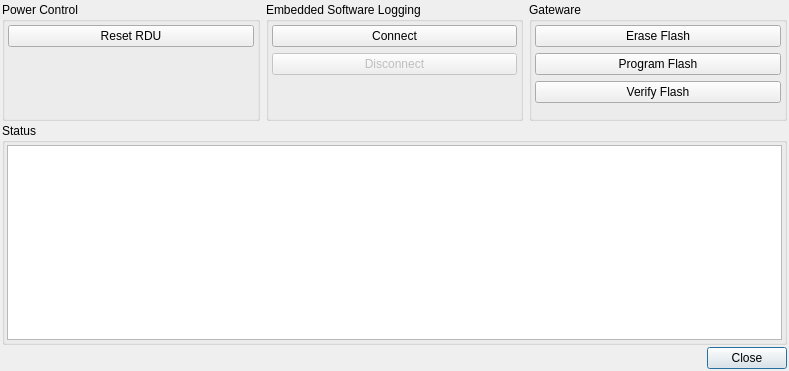
<?xml version="1.0" encoding="UTF-8"?>
<ui version="4.0">
 <class>Firmware</class>
 <widget class="QDialog" name="Firmware">
  <property name="geometry">
   <rect>
    <x>0</x>
    <y>0</y>
    <width>789</width>
    <height>371</height>
   </rect>
  </property>
  <property name="windowTitle">
   <string>Firmware Control</string>
  </property>
  <layout class="QGridLayout" name="gridLayout_2">
   <property name="leftMargin">
    <number>2</number>
   </property>
   <property name="topMargin">
    <number>2</number>
   </property>
   <property name="rightMargin">
    <number>2</number>
   </property>
   <property name="bottomMargin">
    <number>2</number>
   </property>
   <property name="spacing">
    <number>2</number>
   </property>
   <item row="3" column="0" colspan="4">
    <widget class="QDialogButtonBox" name="buttonBox">
     <property name="orientation">
      <enum>Qt::Horizontal</enum>
     </property>
     <property name="standardButtons">
      <set>QDialogButtonBox::Close</set>
     </property>
    </widget>
   </item>
   <item row="2" column="0" colspan="4">
    <widget class="QGroupBox" name="groupBox_2">
     <property name="sizePolicy">
      <sizepolicy hsizetype="Preferred" vsizetype="Expanding">
       <horstretch>0</horstretch>
       <verstretch>0</verstretch>
      </sizepolicy>
     </property>
     <property name="title">
      <string>Status</string>
     </property>
     <layout class="QGridLayout" name="gridLayout">
      <property name="leftMargin">
       <number>2</number>
      </property>
      <property name="topMargin">
       <number>2</number>
      </property>
      <property name="rightMargin">
       <number>2</number>
      </property>
      <property name="bottomMargin">
       <number>2</number>
      </property>
      <property name="spacing">
       <number>2</number>
      </property>
      <item row="0" column="0">
       <widget class="QPlainTextEdit" name="statusLog">
        <property name="font">
         <font>
          <family>Courier New</family>
         </font>
        </property>
        <property name="plainText">
         <string/>
        </property>
       </widget>
      </item>
     </layout>
    </widget>
   </item>
   <item row="1" column="0" colspan="4">
    <widget class="QWidget" name="widget" native="true">
     <property name="sizePolicy">
      <sizepolicy hsizetype="Preferred" vsizetype="Fixed">
       <horstretch>0</horstretch>
       <verstretch>0</verstretch>
      </sizepolicy>
     </property>
     <layout class="QHBoxLayout" name="horizontalLayout">
      <property name="spacing">
       <number>6</number>
      </property>
      <property name="leftMargin">
       <number>0</number>
      </property>
      <property name="topMargin">
       <number>0</number>
      </property>
      <property name="rightMargin">
       <number>0</number>
      </property>
      <property name="bottomMargin">
       <number>0</number>
      </property>
      <item>
       <widget class="QGroupBox" name="groupBox_4">
        <property name="title">
         <string>Power Control</string>
        </property>
        <layout class="QVBoxLayout" name="verticalLayout">
         <property name="spacing">
          <number>3</number>
         </property>
         <property name="leftMargin">
          <number>3</number>
         </property>
         <property name="topMargin">
          <number>3</number>
         </property>
         <property name="rightMargin">
          <number>3</number>
         </property>
         <property name="bottomMargin">
          <number>3</number>
         </property>
         <item>
          <widget class="QPushButton" name="reset">
           <property name="text">
            <string>Reset RDU</string>
           </property>
          </widget>
         </item>
         <item>
          <spacer name="verticalSpacer">
           <property name="orientation">
            <enum>Qt::Vertical</enum>
           </property>
           <property name="sizeHint" stdset="0">
            <size>
             <width>20</width>
             <height>40</height>
            </size>
           </property>
          </spacer>
         </item>
        </layout>
       </widget>
      </item>
      <item>
       <widget class="QGroupBox" name="groupBox_3">
        <property name="title">
         <string>Embedded Software Logging</string>
        </property>
        <layout class="QGridLayout" name="gridLayout_4">
         <property name="leftMargin">
          <number>3</number>
         </property>
         <property name="topMargin">
          <number>3</number>
         </property>
         <property name="rightMargin">
          <number>3</number>
         </property>
         <property name="bottomMargin">
          <number>3</number>
         </property>
         <item row="1" column="0">
          <widget class="QPushButton" name="log">
           <property name="text">
            <string>Connect</string>
           </property>
          </widget>
         </item>
         <item row="2" column="0">
          <widget class="QPushButton" name="pushButton">
           <property name="enabled">
            <bool>false</bool>
           </property>
           <property name="text">
            <string>Disconnect</string>
           </property>
          </widget>
         </item>
         <item row="3" column="0">
          <spacer name="verticalSpacer_2">
           <property name="orientation">
            <enum>Qt::Vertical</enum>
           </property>
           <property name="sizeHint" stdset="0">
            <size>
             <width>20</width>
             <height>40</height>
            </size>
           </property>
          </spacer>
         </item>
        </layout>
       </widget>
      </item>
      <item>
       <widget class="QGroupBox" name="groupBox">
        <property name="title">
         <string>Gateware</string>
        </property>
        <layout class="QGridLayout" name="gridLayout_3">
         <property name="leftMargin">
          <number>3</number>
         </property>
         <property name="topMargin">
          <number>3</number>
         </property>
         <property name="rightMargin">
          <number>3</number>
         </property>
         <property name="bottomMargin">
          <number>3</number>
         </property>
         <item row="2" column="0">
          <widget class="QPushButton" name="gateware_verify">
           <property name="text">
            <string>Verify Flash</string>
           </property>
          </widget>
         </item>
         <item row="1" column="0">
          <widget class="QPushButton" name="gateware_program">
           <property name="enabled">
            <bool>true</bool>
           </property>
           <property name="text">
            <string>Program Flash</string>
           </property>
          </widget>
         </item>
         <item row="3" column="0">
          <spacer name="verticalSpacer_3">
           <property name="orientation">
            <enum>Qt::Vertical</enum>
           </property>
           <property name="sizeHint" stdset="0">
            <size>
             <width>20</width>
             <height>0</height>
            </size>
           </property>
          </spacer>
         </item>
         <item row="0" column="0">
          <widget class="QPushButton" name="gateware_erase">
           <property name="text">
            <string>Erase Flash</string>
           </property>
          </widget>
         </item>
        </layout>
       </widget>
      </item>
     </layout>
    </widget>
   </item>
  </layout>
 </widget>
 <resources/>
 <connections>
  <connection>
   <sender>buttonBox</sender>
   <signal>accepted()</signal>
   <receiver>Firmware</receiver>
   <slot>accept()</slot>
   <hints>
    <hint type="sourcelabel">
     <x>248</x>
     <y>254</y>
    </hint>
    <hint type="destinationlabel">
     <x>157</x>
     <y>274</y>
    </hint>
   </hints>
  </connection>
  <connection>
   <sender>buttonBox</sender>
   <signal>rejected()</signal>
   <receiver>Firmware</receiver>
   <slot>reject()</slot>
   <hints>
    <hint type="sourcelabel">
     <x>316</x>
     <y>260</y>
    </hint>
    <hint type="destinationlabel">
     <x>286</x>
     <y>274</y>
    </hint>
   </hints>
  </connection>
 </connections>
</ui>
